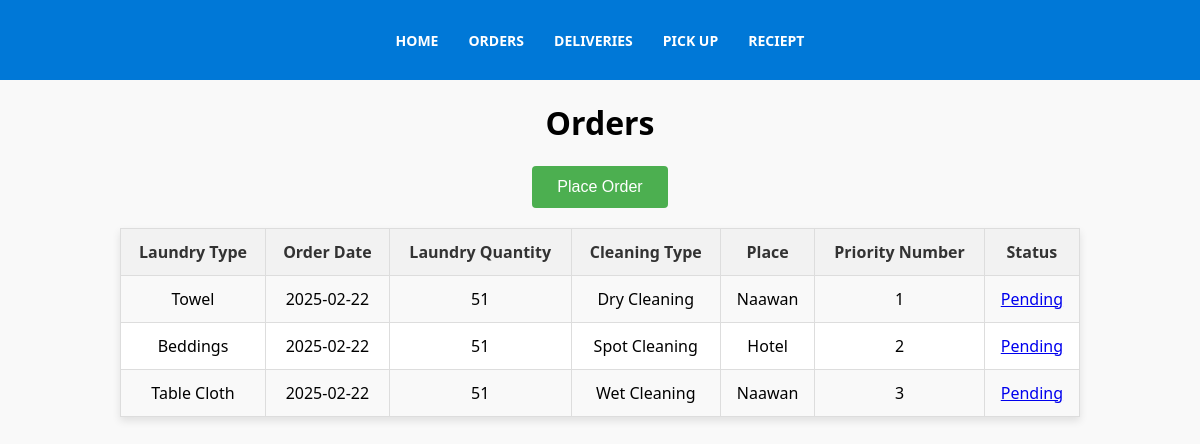
The page /htdocs/Orders.php (signed in) on the database its author committed.
### tables this page shows
CREATE TABLE `Orders` (
  `Order_ID` int(11) NOT NULL AUTO_INCREMENT,
  `Order_date` date NOT NULL,
  `Laundry_type` varchar(255) NOT NULL,
  `Laundry_quantity` int(11) NOT NULL,
  `Cleaning_type` varchar(255) NOT NULL,
  `Place` varchar(255) NOT NULL,
  `Priority_number` text DEFAULT NULL,
  `Status` enum('Pending','In Progress','Completed','To be Delivered','Out for Delivery','Delivered') DEFAULT 'Pending',
  `User_ID` int(11) DEFAULT NULL,
  `Admin_ID` int(11) DEFAULT NULL,
  PRIMARY KEY (`Order_ID`),
  KEY `User_ID` (`User_ID`),
  KEY `Admin_ID` (`Admin_ID`),
  CONSTRAINT `Orders_ibfk_1` FOREIGN KEY (`User_ID`) REFERENCES `User` (`User_ID`),
  CONSTRAINT `Orders_ibfk_2` FOREIGN KEY (`Admin_ID`) REFERENCES `Admin` (`Admin_ID`)
);

### htdocs/Orders.php (the view, shortened to what this page needs)
<?php
include("db_connect.php");
include("menu.php");
?>
<!DOCTYPE html>
<html lang="en">
<head>
</head>
<body>
    <h1>Orders</h1>
    <div class="add-team-container">
        <a href="Placeorder1.php">
            <button class="add-team-btn">Place Order</button align="center">
        </a>
    </div>
    <table>
        <tr>
            <th>Laundry Type</th>
            <th>Order Date</th>
            <th>Laundry Quantity</th>
            <th>Cleaning Type</th>
            <th>Place</th>
            <th>Priority Number</th>
            <th>Status</th>
        </tr>
        <?php
       $sql = "SELECT Order_ID, Order_date, Laundry_type, Laundry_quantity, Cleaning_type, Place, Priority_number, Status
       FROM Orders
       WHERE Status != 'To be Delivered'ORDER BY Priority_number ASC";
        $query = mysqli_query($conn, $sql);
        if (!$query) {
            echo "Error: " . $sql . "<br>" . mysqli_error($conn);
        } else {
            while ($result = mysqli_fetch_assoc($query)) {
                echo "<tr>";
                echo "<td>" . $result["Laundry_type"] . "</td>";
                echo "<td>" . $result["Order_date"] . "</td>";
                echo "<td>" . $result["Laundry_quantity"] . "</td>";
                echo "<td>" . $result["Cleaning_type"] . "</td>";
                echo "<td>" . $result["Place"] . "</td>";
                echo "<td>" . $result["Priority_number"] . "</td>";
                echo "<td><a href='Config_orders.php?Order_ID=" . $result["Order_ID"] . "'>" . $result["Status"] . "</a></td>";
                echo "</tr>";
            }
        }
        ?>
    </table>
</body>
</html>

### htdocs/menu.php (shortened to what this page needs)
<nav>
    <ul>
        <li><a href="home.php">Home</a></li>
        <li><a href="Orders.php">Orders</a></li>
        <li><a href="Delivery.php">Deliveries</a></li>
        <li><a href="">Pick Up</a></li>
        <li><a href="Games.php">Reciept</a></li>
     </ul>
        </nav>

### htdocs/menu.php (style rules this page uses)
body { font-family: 'Segoe UI', Tahoma, Geneva, Verdana, sans-serif; margin: 0; padding: 0; }
nav { background-color: #0078d7; padding: 0px; }
nav ul { list-style: none; margin: 0; padding: 0; display: flex; justify-content: center; align-items: center; height: 80px; }
nav ul li { margin: 0 15px; }
nav ul li a { text-decoration: none; color: #fff; font-size: 14px; font-weight: bold; text-transform: uppercase; transition: color 0.3s ease; }

### htdocs/Orders.php (style rules this page uses)
body { font-family: 'Segoe UI', Tahoma, Geneva, Verdana, sans-serif; background-color: #f9f9f9; margin: 0; padding: 0; }
h1 { text-align: center; color: black; }
.add-team-container { display: flex; justify-content: center; margin-bottom: 20px; }
.add-team-btn { background-color: #4CAF50; color: white; padding: 12px 25px; border: none; border-radius: 4px; cursor: pointer; font-size: 16px; }
table { width: 80%; margin: 0 auto; border-collapse: collapse; background-color: #fff; box-shadow: 0 4px 8px rgba(0, 0, 0, 0.1); }
table th, table td { padding: 12px; text-align: center; border: 1px solid #ddd; }
table th { background-color: #f2f2f2; font-weight: bold; color: #333; }
table tr:nth-child(even) { background-color: #f9f9f9; }

### rows shown on the page
orders: Laundry_type "Towel", Order_date "2025-02-22", Laundry_quantity "51", Cleaning_type "Dry Cleaning", Place "Naawan", Priority_number "1", Status "Pending"
orders: Laundry_type "Beddings", Order_date "2025-02-22", Laundry_quantity "51", Cleaning_type "Spot Cleaning", Place "Hotel", Priority_number "2", Status "Pending"
orders: Laundry_type "Table Cloth", Order_date "2025-02-22", Laundry_quantity "51", Cleaning_type "Wet Cleaning", Place "Naawan", Priority_number "3", Status "Pending"
